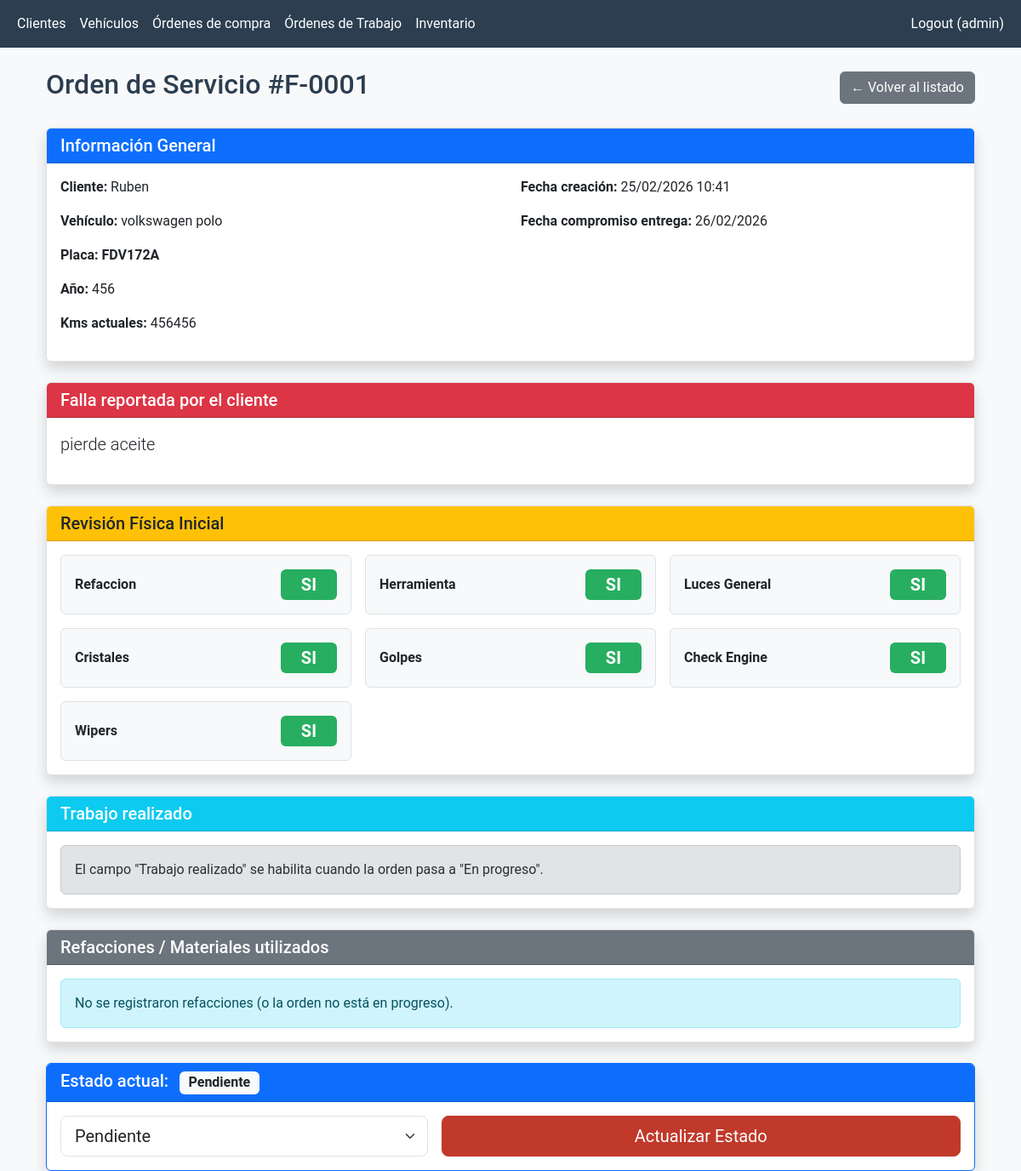
The page /ordenes_servicio/1 (signed in) on the database its author committed.
### models.py (models this page shows, shortened)
class User(db.Model, UserMixin):
    id = db.Column(db.Integer, primary_key=True)
    username = db.Column(db.String(50), unique=True, nullable=False)
    password_hash = db.Column(db.String(128), nullable=False)

class OrdenTrabajo(db.Model):
    id = db.Column(db.Integer, primary_key=True)
    folio = db.Column(db.String(20), unique=True)  # Nuevo: Folio secuencial como en Excels (ej: 'FOLIO-001')
    vehiculo_id = db.Column(db.Integer, db.ForeignKey('vehiculo.id'), nullable=False)
    falla_reportada = db.Column(db.Text, nullable=False)  # Nuevo: Falla que reporta el cliente (de Excels)
    checklist_revision = db.Column(JSON, nullable=True)  # Nuevo: Checklist visual (JSON o texto serializado, ej: "Luces: OK, Frenos: Mal")
    trabajo_realizado = db.Column(db.Text)  # Nuevo: Servicio realizado (de Excels)
    estado = db.Column(db.String(50), default='Pendiente')
    fecha_creacion = db.Column(db.DateTime, default=datetime.utcnow)
    fecha_compromiso = db.Column(db.Date)  # Nuevo: Fecha compromiso entrega (de Excels)
    fecha_entrega = db.Column(db.Date)
    danios_zonas = db.Column(JSON, nullable=True)
    partes = db.relationship(
        'Inventario',
        secondary=orden_trabajo_partes,
        backref=db.backref('ordenes_trabajo', lazy='dynamic'),
        lazy='select'
    )

class Cliente(db.Model):
    id = db.Column(db.Integer, primary_key=True)
    nombre = db.Column(db.String(100), nullable=False)
    telefono = db.Column(db.String(20))
    email = db.Column(db.String(100))
    vehiculos = db.relationship('Vehiculo', backref='cliente', lazy=True)

class Vehiculo(db.Model):
    id = db.Column(db.Integer, primary_key=True)
    marca = db.Column(db.String(50), nullable=False)
    modelo = db.Column(db.String(50), nullable=False)
    ano = db.Column(db.Integer, nullable=False)
    placa = db.Column(db.String(20), unique=True, nullable=False)
    kms_actual = db.Column(db.Integer)
    cliente_id = db.Column(db.Integer, db.ForeignKey('cliente.id'), nullable=False)
    ordenes_trabajo = db.relationship('OrdenTrabajo', backref='vehiculo', lazy=True, cascade="all, delete-orphan")

### app.py (the view)
@app.route('/ordenes_servicio/<int:orden_id>')
@login_required
def detalle_orden(orden_id):
    orden = OrdenTrabajo.query.get_or_404(orden_id)
    partes_usadas = orden.partes
    total_piezas_usadas = db.session.query(
        func.sum(orden_trabajo_partes.c.cantidad_usada)
    ).filter_by(orden_id=orden.id).scalar() or 0
    partes_disponibles = Inventario.query.filter(Inventario.cantidad > 0).all()
    cantidades_usadas = {}
    if partes_usadas:
        result = db.session.query(
            orden_trabajo_partes.c.parte_id,
            orden_trabajo_partes.c.cantidad_usada
        ).filter_by(orden_id=orden.id).all()
        cantidades_usadas = {r.parte_id: r.cantidad_usada for r in result}
    return render_template(
        'detalle_orden.html',
        orden=orden,
        partes_usadas=partes_usadas,
        cantidades_usadas=cantidades_usadas,       # para usar en el template
        partes_disponibles=partes_disponibles,
        total_piezas_usadas=total_piezas_usadas
    )

### app.py (called while the page is built)
@login_manager.user_loader
def load_user(user_id):
    return User.query.get(int(user_id))

def get_dashboard_counts():
    from models import OrdenTrabajo, Inventario
    pendientes = OrdenTrabajo.query.filter_by(estado='Pendiente').count()
    en_progreso = OrdenTrabajo.query.filter_by(estado='En progreso').count()
    critico_stock = Inventario.query.filter(Inventario.cantidad <= 5).count()
    return {
        'pendientes': pendientes,
        'en_progreso': en_progreso,
        'critico_stock': critico_stock
    }

@app.context_processor
def inject_dashboard_counts():
    return dict(dashboard_counts=get_dashboard_counts())

### templates/detalle_orden.html (shortened to what this page needs)
{% extends 'base.html' %}
{% block content %}
<div class="container mt-4">
    <div class="d-flex justify-content-between align-items-center mb-4">
        <h2>Orden de Servicio #{{ orden.folio or orden.id }}</h2>
        <a href="{{ url_for('ordenes_servicio') }}" class="btn btn-secondary">← Volver al listado</a>
    </div>
    <div class="card shadow mb-4">
        <div class="card-header bg-primary text-white">
            <h5 class="mb-0">Información General</h5>
        </div>
        <div class="card-body">
            <div class="row">
                <div class="col-md-6">
                    <p><strong>Cliente:</strong> {{ orden.vehiculo.cliente.nombre }}</p>
                    <p><strong>Vehículo:</strong> {{ orden.vehiculo.marca }} {{ orden.vehiculo.modelo }}</p>
                    <p><strong>Placa:</strong> <strong class="text-uppercase">{{ orden.vehiculo.placa }}</strong></p>
                    <p><strong>Año:</strong> {{ orden.vehiculo.ano }}</p>
                    {% if orden.vehiculo.kms_actual %}
                    <p><strong>Kms actuales:</strong> {{ orden.vehiculo.kms_actual | default('-') }}</p>
                    {% endif %}
                </div>
                <div class="col-md-6">
                    <p><strong>Fecha creación:</strong> {{ orden.fecha_creacion.strftime('%d/%m/%Y %H:%M') }}</p>
                    {% if orden.fecha_compromiso %}
                    <p><strong>Fecha compromiso entrega:</strong> {{ orden.fecha_compromiso.strftime('%d/%m/%Y') }}</p>
                    {% endif %}
                </div>
            </div>
        </div>
    </div>
    <div class="card shadow mb-4">
        <div class="card-header bg-danger text-white">
            <h5 class="mb-0">Falla reportada por el cliente</h5>
        </div>
        <div class="card-body">
            <p class="lead">{{ orden.falla_reportada | safe | default('No se registró falla reportada') }}</p>
        </div>
    </div>
    <div class="card shadow mb-4">
        <div class="card-header bg-warning text-dark">
            <h5 class="mb-0">Revisión Física Inicial</h5>
        </div>
        <div class="card-body">
            {% if orden.checklist_revision %}
                <div class="row g-3">
                    {% for key, value in orden.checklist_revision.items() %}
                        <div class="col-md-6 col-lg-4">
                            <div class="d-flex justify-content-between align-items-center p-3 border rounded bg-light">
                                <span class="fw-bold text-capitalize">
                                    {{ key | replace('_', ' ') }}
                                </span>
                                <span class="badge fs-5 px-4 py-2
                                    {% if value.si %}bg-success{% else %}bg-danger{% endif %}">
                                    {% if value.si %}SI{% else %}NO{% endif %}
                                </span>
                            </div>
                        </div>
                    {% endfor %}
                </div>
            {% else %}
                <div class="alert alert-info mb-0 text-center">
                    No se registró revisión física inicial para esta orden.
                </div>
            {% endif %}
        </div>
    </div>
    <div class="card shadow mb-4">
        <div class="card-header bg-info text-white">
            <h5 class="mb-0">Trabajo realizado</h5>
        </div>
        <div class="card-body">
            {% if orden.estado in ['En progreso', 'Completado'] %}
            <form method="POST" action="{{ url_for('update_trabajo_realizado', orden_id=orden.id) }}">
                <textarea class="form-control mb-3" name="trabajo_realizado" rows="5"
                          placeholder="Describe aquí el servicio realizado, reparaciones, ajustes, diagnóstico, etc...">
{{ orden.trabajo_realizado or '' }}</textarea>
                <button type="submit" class="btn btn-primary">Guardar descripción del trabajo</button>
            </form>
            {% else %}
            <div class="alert alert-secondary mb-0">
                El campo "Trabajo realizado" se habilita cuando la orden pasa a "En progreso".
            </div>
            {% endif %}
        </div>
    </div>
    <div class="card shadow mb-4">
        <div class="card-header bg-secondary text-white">
            <h5 class="mb-0">Refacciones / Materiales utilizados</h5>
        </div>
        <div class="card-body">
            {% if orden.partes|length > 0 %}
            <div class="table-responsive">
                <table class="table table-sm table-bordered table-hover">
                    <thead class="table-light">
                        <tr>
                            <th>Refacción</th>
                            <th class="text-center">Cantidad usada</th>
                            <th class="text-center">Acción</th>
                        </tr>
                    </thead>
                    <tbody>
                        {% for parte in orden.partes %}
                        <tr>
                            <td>{{ parte.nombre_parte }}</td>
                            <td class="text-center fw-bold">
                                {{ cantidades_usadas.get(parte.id, 0) }}
                            </td>
                            <td class="text-center">
                                <small class="text-muted">Agregado en esta orden</small>
                            </td>
                        </tr>
                        {% endfor %}
                        <tr class="table-info">
                            <td colspan="2" class="text-end fw-bold">Total piezas usadas:</td>
                            <td class="text-center fw-bold">{{ total_piezas_usadas }}</td>
                        </tr>
                    </tbody>
                </table>
            </div>
            {% else %}
            <div class="alert alert-info mb-0">
                {% if orden.estado == 'En progreso' %}
                Aún no se han agregado refacciones a esta orden.
                {% else %}
                No se registraron refacciones (o la orden no está en progreso).
                {% endif %}
            </div>
            {% endif %}
        </div>
    </div>
    <div class="card shadow border-primary">
        <div class="card-header bg-primary text-white">
            <h5 class="mb-0">
                Estado actual:
                <span class="badge bg-light text-dark ms-2 fs-6">{{ orden.estado }}</span>
            </h5>
        </div>
        <div class="card-body">
            <form method="POST" action="{{ url_for('update_estado_orden', orden_id=orden.id) }}">
                <div class="row g-3 align-items-center">
                    <div class="col-md-5">
                        <select class="form-select form-select-lg" name="estado" required>
                            <option value="Pendiente"    {% if orden.estado == 'Pendiente'    %}selected{% endif %}>Pendiente</option>
                        </select>
                    </div>
                    <div class="col-md-7">
                        <button type="submit" class="btn btn-primary btn-lg w-100">
                            Actualizar Estado
                        </button>
                    </div>
                </div>
            </form>
        </div>
    </div>
</div>
{% endblock %}

### templates/base.html (shortened to what this page needs)
<!DOCTYPE html>
<html lang="es">
<head>
    <link href="https://cdn.jsdelivr.net/npm/bootstrap@5.3.0/dist/css/bootstrap.min.css" rel="stylesheet">
    <link rel="stylesheet" href="{{ url_for('static', filename='styles.css') }}">
</head>
<body>
    {% if current_user.is_authenticated %}
        <nav class="navbar navbar-expand-lg navbar-dark bg-dark">
            <div class="container-fluid">
                <div class="collapse navbar-collapse" id="navbarNav">
                    <ul class="navbar-nav me-auto">
                        <li class="nav-item"><a class="nav-link" href="/clientes">Clientes</a></li>
                        <li class="nav-item"><a class="nav-link" href="/vehiculos">Vehículos</a></li>
                        <li class="nav-item"><a class="nav-link" href="/ordenes_compra">Órdenes de compra</a></li>
                        <li class="nav-item"><a class="nav-link" href="/ordenes_servicio">Órdenes de Trabajo</a></li>
                        <li class="nav-item"><a class="nav-link" href="/inventarios">Inventario</a></li>
                    </ul>
                    <ul class="navbar-nav ms-auto">
                        <li class="nav-item"><a class="nav-link" href="{{ url_for('logout') }}">Logout ({{ current_user.username }})</a></li>
                    </ul>
                </div>
            </div>
        </nav>
    {% endif %}
    <div class="container mt-4">
        {% block content %}{% endblock %}
    </div>
</body>
</html>

### static/styles.css (style rules this page uses)
:root { --primary: #003087; --secondary: #c8102e; --accent: #ff8c00; --dark: #212529; --gray: #6c757d; --light: #f8f9fa; --white: #ffffff; }
body { background-color: var(--light); color: var(--dark); font-family: 'Roboto', sans-serif; }
.navbar { background-color: var(--dark) !important; }
.navbar-brand, .nav-link { color: var(--white) !important; }
.btn-primary { background-color: var(--primary); border-color: var(--primary); }
.card { border: 1px solid #dee2e6; box-shadow: 0 2px 10px rgba(0,0,0,0.08); }
:root { --primary: #C0392B; --primary-dark: #A93226; --secondary: #7D3C2A; --accent: #E67E22; --success: #27AE60; --warning: #F39C12; --danger: #E74C3C; --dark: #2C3E50; --gray: #6C757D; --light: #F8F9FA; --white: #FFFFFF; }
body { background-color: var(--light); color: var(--dark); }
.badge.bg-success { background-color: #27AE60 !important; }
.card { border: 1px solid #e0e0e0; box-shadow: 0 4px 12px rgba(0,0,0,0.08); }

### rows shown on the page
User: username "admin"
OrdenTrabajo: folio "F-0001", fecha_creacion "25/02/2026 10:41", fecha_compromiso "26/02/2026", falla_reportada "pierde aceite", estado "Pendiente"
Cliente: vehiculo.cliente.nombre "Ruben"
Vehiculo: vehiculo.marca "volkswagen", vehiculo.modelo "polo", vehiculo.placa "FDV172A", vehiculo.ano "456", vehiculo.kms_actual "456456"

### other values the page prints
{{ key | replace('_', ' ') }} "Refaccion" "Herramienta" "Luces General" "Cristales" "Golpes" "Check Engine" "Wipers"
